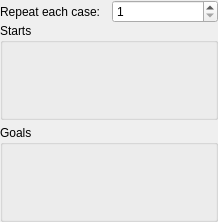
<?xml version="1.0" encoding="UTF-8"?>
<ui version="4.0">
 <class>StatisticsModeWidget</class>
 <widget class="QWidget" name="StatisticsModeWidget">
  <property name="geometry">
   <rect>
    <x>0</x>
    <y>0</y>
    <width>218</width>
    <height>222</height>
   </rect>
  </property>
  <property name="sizePolicy">
   <sizepolicy hsizetype="Preferred" vsizetype="Minimum">
    <horstretch>0</horstretch>
    <verstretch>0</verstretch>
   </sizepolicy>
  </property>
  <layout class="QVBoxLayout" name="verticalLayout" stretch="0,1">
   <property name="spacing">
    <number>0</number>
   </property>
   <property name="leftMargin">
    <number>0</number>
   </property>
   <property name="topMargin">
    <number>0</number>
   </property>
   <property name="rightMargin">
    <number>0</number>
   </property>
   <property name="bottomMargin">
    <number>0</number>
   </property>
   <item>
    <layout class="QHBoxLayout" name="horizontalLayout">
     <item>
      <widget class="QLabel" name="label">
       <property name="text">
        <string>Repeat each case:</string>
       </property>
      </widget>
     </item>
     <item>
      <widget class="QSpinBox" name="repeatsSpinBox">
       <property name="minimum">
        <number>1</number>
       </property>
       <property name="maximum">
        <number>999</number>
       </property>
       <property name="value">
        <number>1</number>
       </property>
      </widget>
     </item>
    </layout>
   </item>
   <item>
    <layout class="QVBoxLayout" name="verticalLayout_3">
     <property name="spacing">
      <number>5</number>
     </property>
     <item>
      <widget class="QGroupBox" name="startBox">
       <property name="sizePolicy">
        <sizepolicy hsizetype="Preferred" vsizetype="Minimum">
         <horstretch>0</horstretch>
         <verstretch>0</verstretch>
        </sizepolicy>
       </property>
       <property name="title">
        <string>Starts</string>
       </property>
       <layout class="QVBoxLayout" name="verticalLayout_4">
        <property name="spacing">
         <number>3</number>
        </property>
        <property name="leftMargin">
         <number>3</number>
        </property>
        <property name="rightMargin">
         <number>3</number>
        </property>
        <property name="bottomMargin">
         <number>3</number>
        </property>
       </layout>
      </widget>
     </item>
     <item>
      <widget class="QGroupBox" name="goalBox">
       <property name="title">
        <string>Goals</string>
       </property>
       <layout class="QVBoxLayout" name="verticalLayout_6">
        <property name="spacing">
         <number>3</number>
        </property>
        <property name="leftMargin">
         <number>3</number>
        </property>
        <property name="rightMargin">
         <number>3</number>
        </property>
        <property name="bottomMargin">
         <number>3</number>
        </property>
       </layout>
      </widget>
     </item>
    </layout>
   </item>
  </layout>
 </widget>
 <layoutdefault spacing="6" margin="11"/>
 <resources/>
 <connections/>
</ui>
